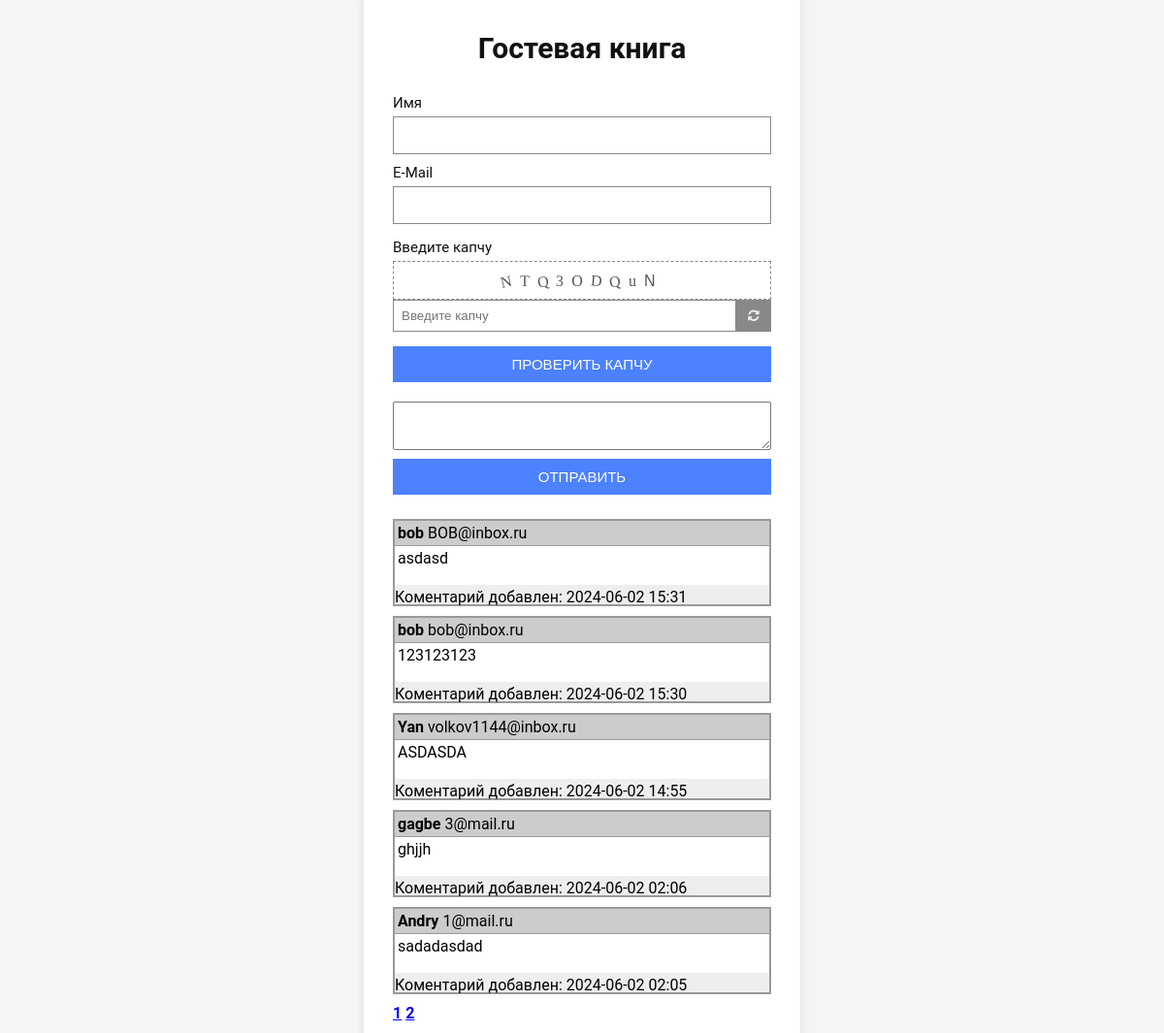
The page / on the database its author committed.
### tables this page shows
CREATE TABLE `post` (
  `id` smallint UNSIGNED NOT NULL,
  `name` varchar(30) NOT NULL,
  `email` varchar(30) NOT NULL,
  `post` text NOT NULL,
  `date` timestamp NOT NULL DEFAULT CURRENT_TIMESTAMP
);

### functions.php (called while the page is built, shortened)
<?php
function clearDataClient($var){
    $var = htmlspecialchars($var);
    return $var;
}
?>

### index.php (the view, shortened to what this page needs)
<?php
require_once 'functions.php';
?>
<!DOCTYPE html>
<html lang="en">
<head>
    <link rel="stylesheet" href="style.css">
    <link rel="stylesheet" href="https://cdnjs.cloudflare.com/ajax/libs/font-awesome/4.7.0/css/font-awesome.min.css">
</head>
<body>
    <form action="index.php" method="POST" id="gb_container">
    <div class="login-form">
        <div class="form-title">
            Гостевая книга
        </div>
        <div class="form-input">
            <label for="username">Имя</label>
            <input type="text" id="username" name="name" required>
        </div>
            <div class="form-input">
                <label for="E-Mail">E-Mail</label>
                <input type="text" id="E-Mail" name="email" required>
            </div>
        <div class="captcha">
            <label for="captcha-input">Введите капчу</label>
            <div class="preview"></div>
            <div class="captcha-form">
                <input type="text" id="captcha-form" placeholder="Введите капчу" required>
                <button class="captcha-refresh">
                    <i class="fa fa-refresh"></i>
                </button>
            </div>
            <div class="form-input">
                <button id="login-btn">Проверить капчу</button>
            </div>
        </div>
        <div class="msg">
            <textarea class="msg" name="msg" required></textarea>
        </div>
        <div class="send">
            <input type="submit" name="submit" value="Отправить" />
        </div>
        <div class="msgblock"></div>
            <?php
            $commentsPerPage = 5;
            $page = isset($_GET['page']) ? (int)$_GET['page'] : 1;
            $start = ($page - 1) * $commentsPerPage;
            $stmt = "SELECT id, name, email, post, LEFT(date, 16) AS date FROM post  ORDER BY date DESC LIMIT  $start, $commentsPerPage";
            $result = $pdo->query($stmt);
            $posts = $result->fetchAll();
            if(is_array($posts) && !empty($posts)){
                foreach($posts as $post){
                    ?>
                    <div class="msg_container">
                        <div class="msg_header">
                            <b><?php echo clearDataClient($post['name'])?> </b><?php echo clearDataClient($post['email'])?>
                        </div>
                        <div class="msg_body">
                            <?php echo nl2br(clearDataClient($post['post']))?>
                        </div>
                        <div class="msg_footer">
                            Коментарий добавлен: <?php echo $post ['date']?><b>
                        </div>
                    </div>
                    <?php
                }
            } else {
                echo "Нет сообщений для отображения.";
            }
            $totalComments = $pdo->query("SELECT COUNT(*) FROM post")->fetchColumn();
            $pages = ceil($totalComments / $commentsPerPage);
            for ($i = 1; $i <= $pages; $i++) {
                $active = $page == $i ? 'style="font-weight: bold;"' : '';
                echo "<a href='?page=$i' $active>$i</a> ";
            }
        ?>
    </div>
    </form>
</body>
</html>

### style.css (style rules this page uses)
* { margin: 0px; padding: 0px; box-sizing: border-box; }
body { font-family: "Roboto", sans-serif; background: #f5f5f5; }
.login-form { position: absolute; top: 50%; left: 50%; transform: translate(-50%, -50%); width:90%; max-width: 450px; background: #fff; padding: 20px 30px; box-shadow: 0px 5px 10px rgb(0, 0, 0, 0.1); }
.login-form .form-title { text-align: center; font-size: 30px; font-weight: 600; margin: 20px 0px 30px; color: #111; }
.login-form .form-input { margin: 10px 0px; }
.login-form .form-input label, .login-form .captcha label { display: block; font-size: 15px; color: #111; margin-bottom: 5px; }
.login-form .form-input input { width: 100%; padding: 10px; border: 1px solid #888; font-size: 15px; }
.login-form .captcha { margin: 15px 0px; }
.login-form .captcha .preview { color: #555; width: 99,9%; text-align: center; height: 40px; line-height: 40px; letter-spacing: 8px; border: 1px dashed #888; padding: 0px; }
.login-form .captcha .captcha-form { display: flex; }
.login-form .captcha .captcha-form input { width: 100%; padding: 8px; margin: 0px; border: 1px solid #888; }
.login-form .captcha .captcha-form .captcha-refresh { width: 40px; border: none; background: #888; color: #eee; cursor: pointer; padding: 0px; }
.login-form #login-btn { margin-top: 5px; width: 100%; padding: 10px; border: none; outline: none; font-size: 15px; text-transform: uppercase; background: #4c81ff; color: #fff; cursor: pointer; }
.login-form .msg { width: 100%; max-width: 100%; min-width: 100%; min-height: 50px; overflow: hidden; padding-top: 5px; font-size: 15px; }
.login-form .send input { margin-top: 5px; width: 100%; padding: 10px; border: none; outline: none; font-size: 15px; text-transform: uppercase; background: #4c81ff; color: #fff; cursor: pointer; }
.msgblock { padding-top: 25px; font-weight: normal; }
.msg_container { margin-bottom: 10px; border: 2px solid #999; font-weight: normal; }
.msg_header { background: #ccc; border-bottom: 1px solid #999; padding: 3px 3px 3px 3px; font-weight: normal; }
.msg_body { font-weight: normal; height: 40px; padding: 3px 3px 3px 3px; }
.msg_footer { font-weight: normal; background: #eee; height: 20px; padding: 3px 0; }

### rows shown on the page
post: name "bob", email "BOB@inbox.ru", post "asdasd", date "2024-06-02 15:31"
post: name "bob", email "bob@inbox.ru", post "123123123", date "2024-06-02 15:30"
post: name "Yan", email "volkov1144@inbox.ru", post "ASDASDA", date "2024-06-02 14:55"
post: name "gagbe", email "3@mail.ru", post "ghjjh", date "2024-06-02 02:06"
post: name "Andry", email "1@mail.ru", post "sadadasdad", date "2024-06-02 02:05"
